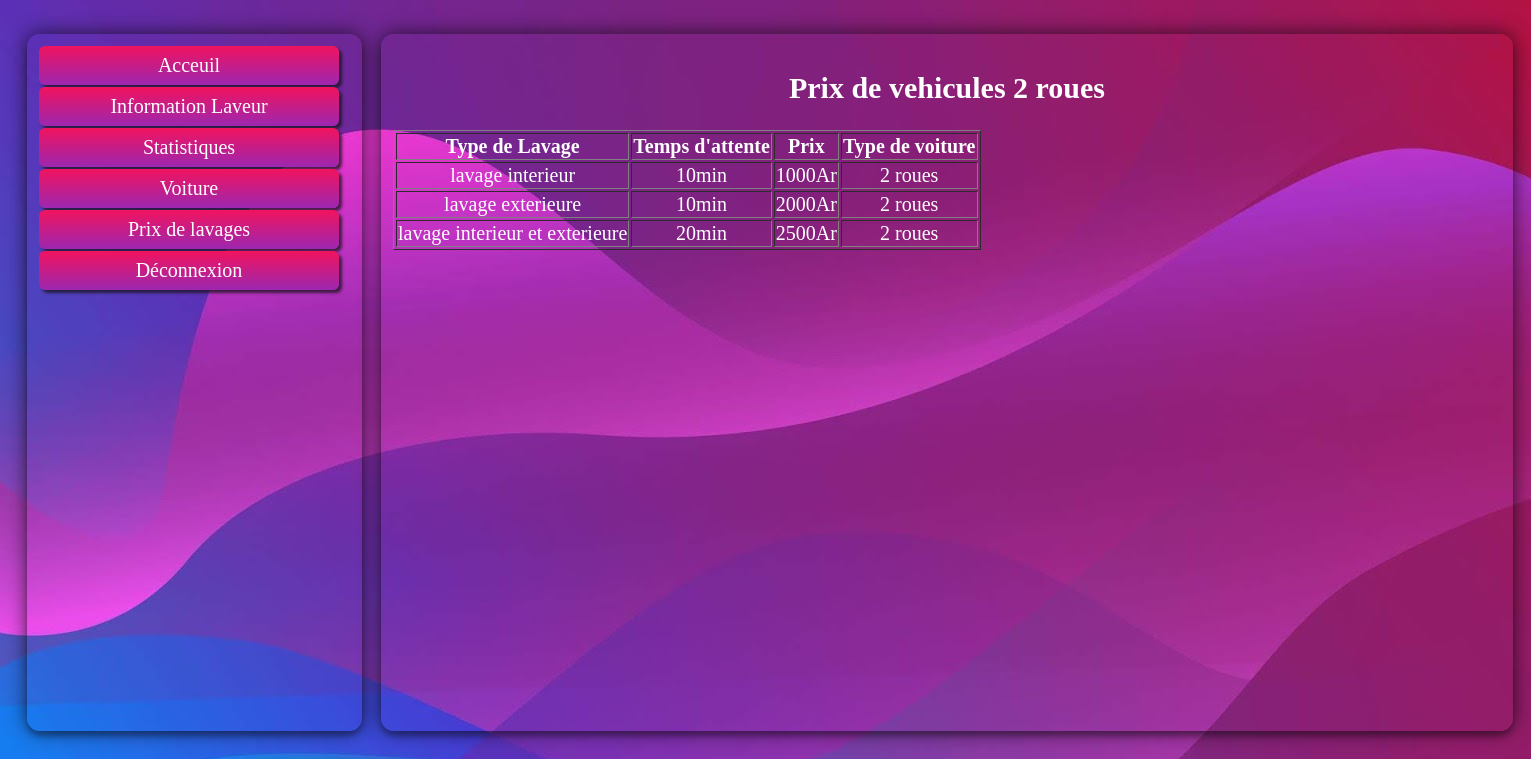
Screenshot of /prixdeux.php with the database file from the repository.
### tables this page shows
CREATE TABLE `prix_lavage` (
  `id_prix` int(11) NOT NULL,
  `type_lavage` char(100) NOT NULL,
  `prix` int(11) NOT NULL,
  `temps_attente` varchar(100) NOT NULL,
  `id_categorie` int(11) NOT NULL
);

CREATE TABLE `categorie` (
  `id_categorie` int(11) NOT NULL,
  `names` varchar(100) NOT NULL
);

### prixdeux.php (the view)
<?php require'entete.php'?>
<div class="container" style="width: 1108px;">
<h2>Prix de vehicules 2 roues</h2>
    <table border="1">
        <tr>
            <th>Type de Lavage</th>
            <th>Temps d'attente</th>
            <th>Prix</th>
            <th>Type de voiture </th>
        </tr>
    <?php
    $base=new PDO('mysql:HOST=localhost;dbname=lavage','root','root');
    $reponse= $base->query('SELECT * FROM prix_lavage as pl JOIN categorie AS ct ON pl.id_categorie = ct.id_categorie WHERE pl.id_categorie = 1');
    while ($donnees = $reponse->fetch())
    {
        $type= $donnees['type_lavage'];
        $times=$donnees['temps_attente'];
        $prix = $donnees ['prix'];
        $model=$donnees['names'];
        ?>
        <tr>
        <td><?php echo $type; ?></td>
        <td><?php echo $times.'min'; ?></td>
        <td><?php echo $prix.'Ar'; ?></td>
        <td><?php echo $model; ?></td>
        </tr>
    <?php } ?>
    </table>
</div>
</html>
</body>
</html>

### second.css (style rules this page uses)
body { background-image: url(img3.jpg); background-attachment: fixed; display: inline-flex; font-family: verdana; color: #fff; text-align: center; font-size: 20px; }
div.container { background-color: #673ab7; padding: 12px; width: 311px; margin-left: 19px; margin-top: 26px; height: 673px; box-shadow: 0 0 20px 0 rgb(4 4 4 / 69%), 0 5px 5px 0 rgb(0 0 0 / 24%); border-radius: 13px; background: inherit; overflow: hidden; }
div:before { width: 311px; height: 650px; background: inherit; box-shadow: inset 0 0 0 200px rgba(255,255,255,0.3); filter: blur(10px); }

### rows the page displays
prix_lavage: type_lavage "lavage interieur", temps_attente "10", prix "1000", id_categorie.names "2 roues"
prix_lavage: type_lavage "lavage exterieure", temps_attente "10", prix "2000", id_categorie.names "2 roues"
prix_lavage: type_lavage "lavage interieur et exterieure", temps_attente "20", prix "2500", id_categorie.names "2 roues"
